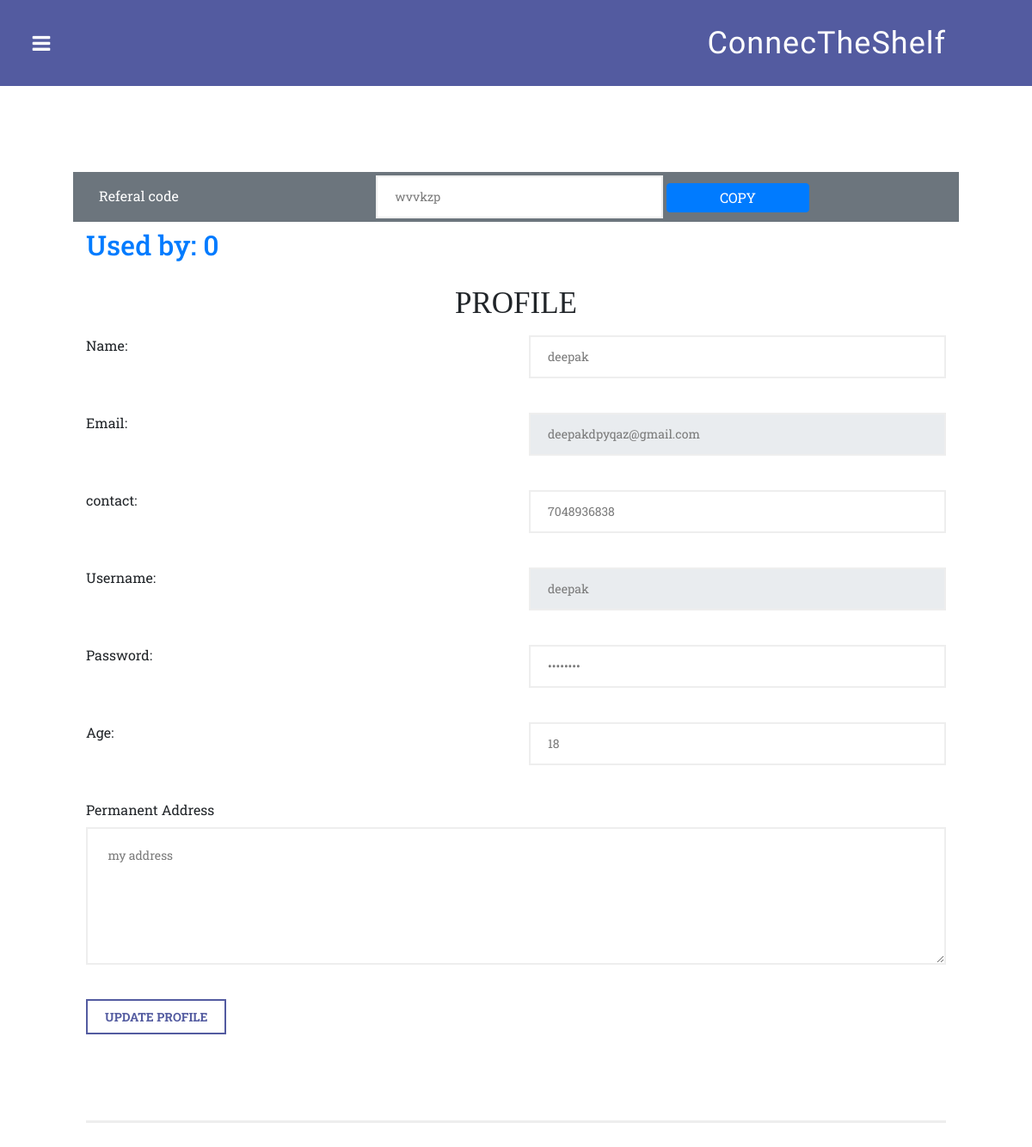
The page /reader/profile (signed in) on the database as committed earlier.
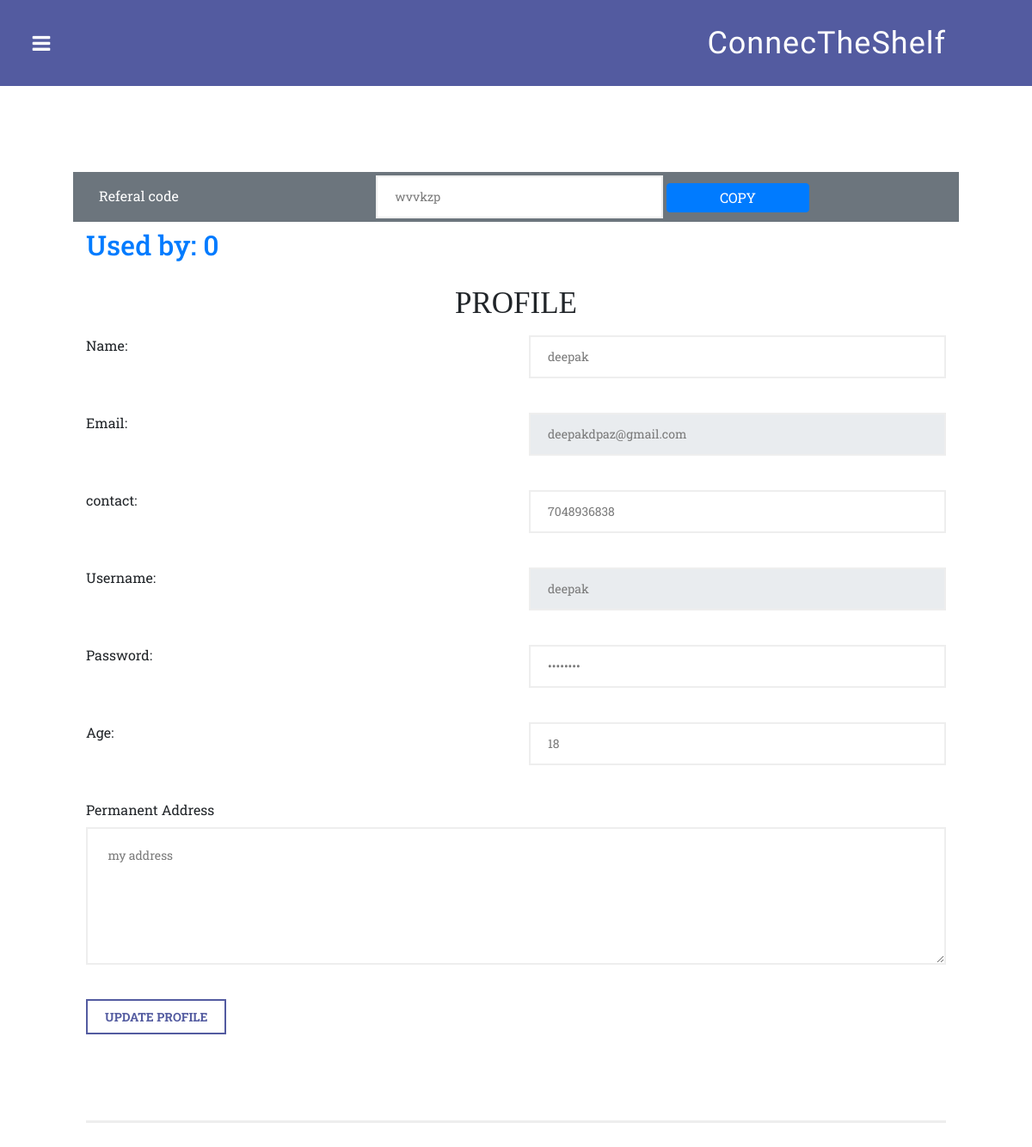
The same page on the database as committed later.
### reader/models.py (models this page shows, shortened)
class Reader(models.Model):
    username=models.CharField(max_length=15)
    password=models.CharField(max_length=15)
    name=models.CharField(max_length=25)
    email=models.CharField(max_length=50)
    contact=models.CharField(max_length=15)
    address=models.TextField(null=True,blank=True)
    age=models.IntegerField(default=12)

### reader/views.py (the view, shortened to what this page needs)
# urls.py: path('profile',views.profile,name='reader_profile'),
def profile(request):
    if('reader' in request.session):
        if(request.method=='GET'):
            rdr=Reader.objects.get(username=request.session['reader'])
            ref=Coupon.objects.get(username=rdr)
            params={'actions':actions,'type':'reader','reader':rdr,'ref':ref}
            return render(request,'reader/profile.html',params)

### templates/reader/profile.html (shortened to what the changed rows need)
{% extends 'base.html' %} {% block body %}
<section class="forms" id="signup">
    <div class="container-fluid">
        <div class="row my-1">
            <h2 class="text-primary col-md-3 my-0 py-2">Used by: {{ref.used_by}}</h2>
        </div>
    </div>
    <div class="container-fluid">
        <div class="row">
            <div class="col-md-12">
                <div class="section-heading">
                    <h1 class='my-3 h1 text-center'>PROFILE</h1>
                </div>
                <form id="contact" action="/reader/profile" method="post">
                    <div class="row">
                        <div class="col-md-6">
                            <fieldset>
                                <input name="name" type="text" class="form-control" id="name" value='{{reader.name}}' placeholder="Your name..." required="">
                            </fieldset>
                        </div>
                        <div class="col-md-6">
                            <fieldset>
                                <input name="email" type="text" class="form-control" value="{{reader.email}}" id="email" placeholder="Your email..." required="" readonly>
                            </fieldset>
                        </div>
                        <div class="col-md-6">
                            <fieldset>
                                <input name="contact" type="text" class="form-control" value="{{reader.contact}}" id="contact" placeholder="Your contact..." required="">
                            </fieldset>
                        </div>
                        <div class="col-md-6">
                            <fieldset>
                                <input name="username" type="text" value='{{reader.username}}' ' class="form-control" id="username" placeholder="Your username..." required="" readonly>
                            </fieldset>
                        </div>
                        <div class="col-md-6">
                            <fieldset>
                                <input name="password" type="password" value="{{reader.password}}" class="form-control" id="password" placeholder="Your password..." required="">
                            </fieldset>
                        </div>
                        <div class="col-md-6">
                            <fieldset>
                                <input name="age" type="number" value={{reader.age}} class="form-control" id="age" placeholder="Your age..." required="">
                            </fieldset>
                        </div>
                        <div class="col-md-12">
                            <fieldset>
                                <textarea name="address" class="form-control" id="address" placeholder="Add your permanent address..."> {{reader.address}}</textarea></fieldset>
                        </div>
                    </div>
                </form>
            </div>
        </div>
    </div>
</section>
{% endblock%}

Rows that differ between the two databases and show on the page:
changed Reader "deepak": email "deepakdpyqaz@gmail.com" → "deepakdpaz@gmail.com"
